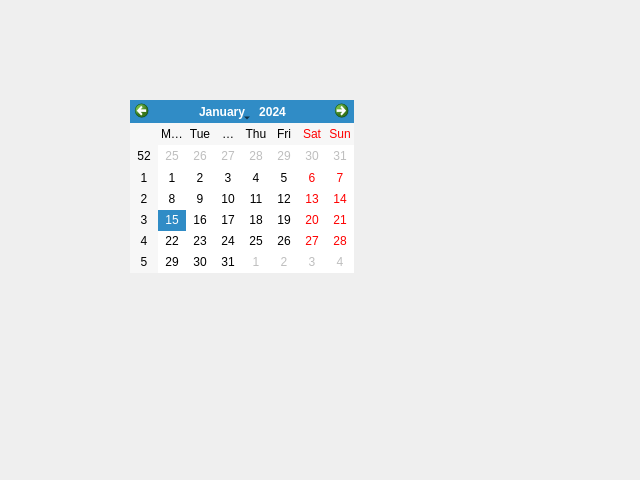
<?xml version="1.0" encoding="UTF-8"?>
<ui version="4.0">
 <class>Dialog</class>
 <widget class="QDialog" name="Dialog">
  <property name="geometry">
   <rect>
    <x>0</x>
    <y>0</y>
    <width>640</width>
    <height>480</height>
   </rect>
  </property>
  <property name="windowTitle">
   <string>출석 체크</string>
  </property>
  <widget class="QCalendarWidget" name="calendarWidget">
   <property name="geometry">
    <rect>
     <x>130</x>
     <y>100</y>
     <width>224</width>
     <height>173</height>
    </rect>
   </property>
  </widget>
 </widget>
 <resources/>
 <connections/>
</ui>
